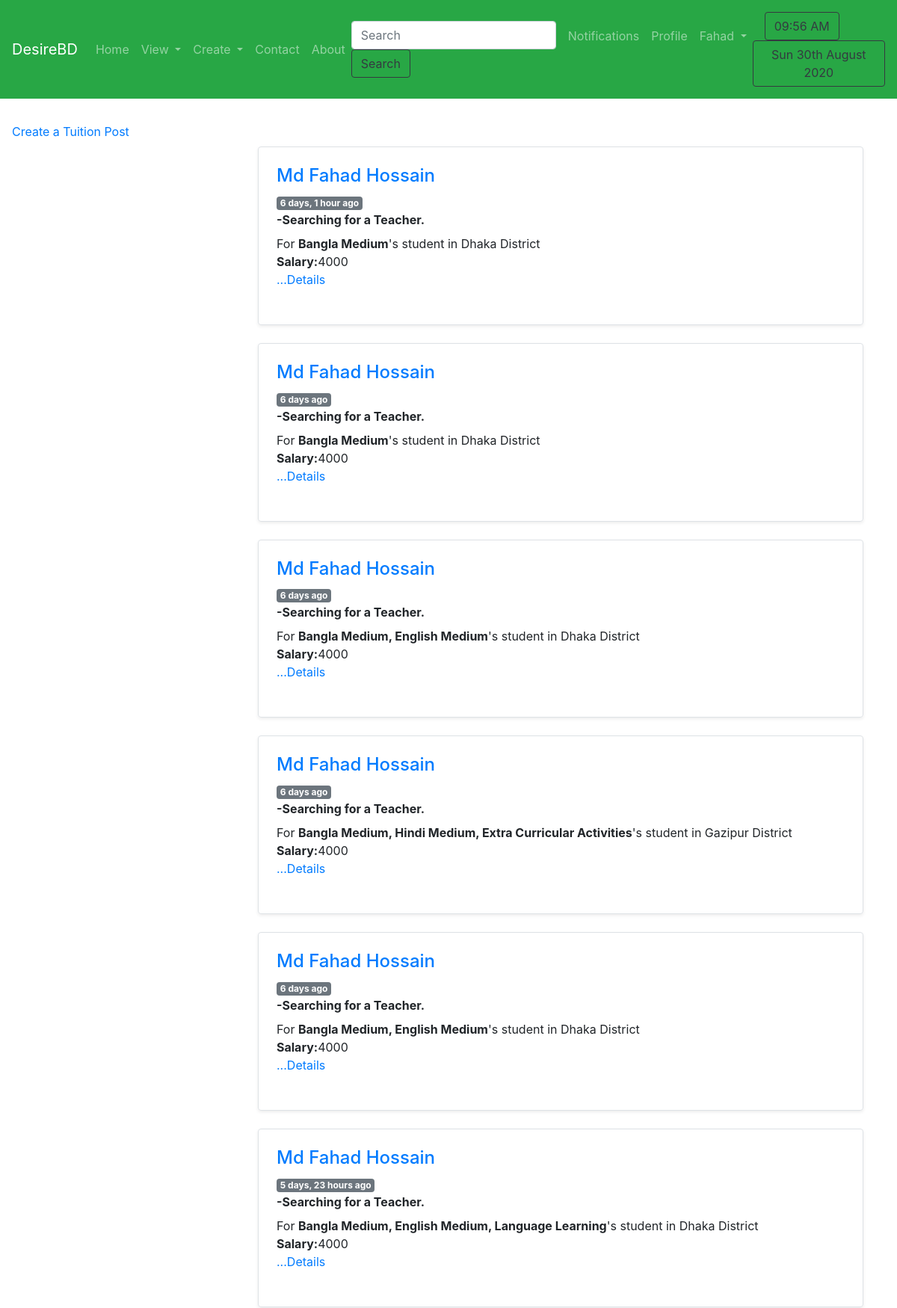
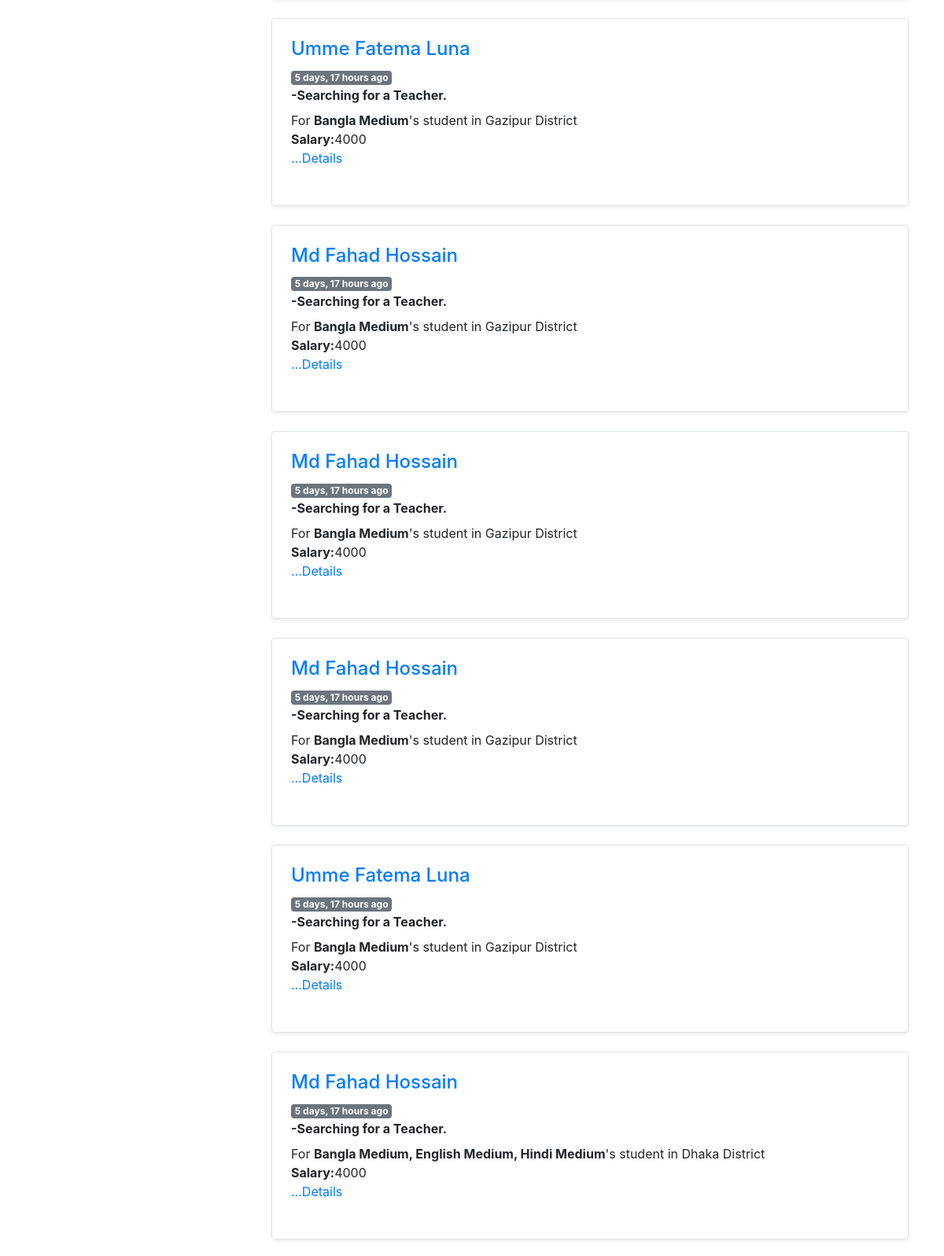
Page /posts/viewpost/ (signed in, upper part) on the committed database (2 pictures, top to bottom).
### posts/models.py (models this page shows, shortened)
class TuitionPost(models.Model):
    Choice_Medium = (
        ('Bangla_Medium', 'Bangla Medium'),
        ('English_Medium', 'English Medium'),
        ('Arabic_Medium', 'Arabic Medium'),
        ('Hindi_Medium', 'Hindi Medium'),
        ('Sports_Section', 'Sports Section'),
        ('Singing_Section', 'Singing Section'),
        ('Dance_Section', 'Dance Section'),
        ('Extra Curricular Activities', 'Extra Curricular Activities'),
        ('Language Learning', 'Language Learning'),
        ('Computer Learning', 'Computer Learning'),
    )
    Choice_Approach = (
        ('Online_Help', 'Online Help'),
        ('Phone_Help', 'Phone Help'),
        ('Provide_Hand_Notes', 'Provide Hand_Notes'),
        ('Video_Tutorials', 'Video Tutorials'),
    )
    Choice_style = (
        ('Group_Tuition', 'Group Tuition'),
        ('Private_Tuition', 'Private Tuition'),
    )
    Choice_Place = (
        ('Class_Rooms', 'Class Rooms'),
        ('Coaching_Center', 'Coaching Center'),
        ('Home_Visit', 'Home Visit'),
    )
    district = models.ForeignKey(District, on_delete=models.SET_NULL, null=True, related_name='district_set')
    preferedPlace = models.ManyToManyField(SubDistrict, related_name='place_set')
    style = MultiSelectField(choices=Choice_style, max_choices=3, max_length=100)
    place = MultiSelectField(choices=Choice_Place, max_choices=3, max_length=100)
    approach = MultiSelectField(choices=Choice_Approach,max_choices=3, max_length=100)
    medium = MultiSelectField(choices=Choice_Medium,max_choices=3, max_length=100)
    sno = models.AutoField(primary_key=True)
    subject = models.ManyToManyField(Subject, related_name='subject_set')
    class_in = models.ManyToManyField(Classes, related_name='classes_set')
    salary = models.CharField(max_length=100)
    days=models.CharField(max_length=100)
    time_available = models.CharField(max_length=200)
    content = models.TextField()
    author = models.ForeignKey(User, on_delete=models.CASCADE)
    views = models.ManyToManyField(User, related_name='post_view')
    likes = models.ManyToManyField(User,related_name='tuition_post')
    timeStamp = models.DateTimeField(default=now)

### person/models.py (models this page shows)
class District(models.Model):
    name = models.CharField(max_length=150)
    def __str__(self):
        return self.name

### posts/views.py (the view)
# urls.py: path('viewpost/', views.viewpost, name='viewpost'),
def viewpost(request):
    posts = TuitionPost.objects.all()
    params = {
        'posts': posts
    }
    return render(request, 'posts/viewpost.html', params)

### templates/posts/viewpost.html (shortened to what this page needs)
{% extends 'basic.html' %}
{% load humanize %}
{% block body %}
{% load crispy_forms_tags %}
{% load static %}
{% if user.is_authenticated %}
<div class="sidenav">
    <a class="nav-link" href="/posts/createpost/">Create a Tuition Post</a>
</div>
<div class="col-md-9 offset-md-3">
<div class="container">
    {% for post in posts %}
    <div class="col-md-12 ">
        <div class="row bg-succes no-gutters border rounded overflow-hidden flex-md-row mb-4 shadow-sm h-md-250 position-relative">
            <div class="col  p-4 d-flex flex-column position-static">
                <strong class="d-inline-block mb-2 ">
                    <div>
                    <a href="/profile/otherprofile/{{post.author.username}}">
                        <h4>{{post.author.first_name}} {{post.author.last_name}}</h4>
                    </a>
                    <span class="badge badge-secondary">
                        {{post.timeStamp|naturaltime}}</span>
                </div>
                 -Searching for a Teacher.
                </strong>
                <div class="preview">
                For <b>{{post.medium}}</b>'s student
                   in {{post.district}} District
                <br>
                <b>Salary:</b>{{post.salary}}
                <br>
                    <p class="card-text mb-auto"> <a href="/posts/{{post.sno}}/"
                            class="stretched-link">...Details</a></p>
                    <br>
                </div>
            </div>
        </div>
    </div>
    {% endfor %}
</div>
</div>
{% else %}
<div class="mt-3">
    <h3>Please Login to see posts </h3>
</div>
{% endif %}
{% endblock %}

### templates/basic.html (shortened to what this page needs)
<!doctype html>
<html lang="en">
<head>
  <link rel="stylesheet" href="https://stackpath.bootstrapcdn.com/bootstrap/4.2.1/css/bootstrap.min.css"
>
  {% load notifications_tags %}
  {% load static %}
</head>
<body>
  <nav class="navbar navbar-expand-lg navbar-dark bg-success">
    <a class="navbar-brand" href="/profile/">DesireBD</a>
    <div class="collapse navbar-collapse" id="navbarSupportedContent">
      <ul class="navbar-nav mr-auto">
        <li class="nav-item {% block blogactive %}
      {% endblock blogactive %} ">
          <a class="nav-link" href="/profile/">Home</a>
        </li>
        <li class="nav-item dropdown">
          <a class="nav-link dropdown-toggle" href="#" id="navbarDropdown" role="button" data-toggle="dropdown"
            aria-haspopup="true" aria-expanded="false">
            View
          </a>
        </li>
        <li class="nav-item dropdown">
          <a class="nav-link dropdown-toggle" href="#" id="navbarDropdown" role="button" data-toggle="dropdown"
            aria-haspopup="true" aria-expanded="false">
            Create
          </a>
        </li>
        <li class="nav-item  {% block contactactive %}
      {% endblock contactactive %}">
          <a class="nav-link" href="/profile/contact/">Contact</a>
        </li>
        <li class="nav-item  {% block aboutactive %}
      {% endblock aboutactive %}">
          <a class="nav-link" href="/profile/about_us/">About</a>
        </li>
      </ul>
      <ul class="navbar-nav ml-auto">
        {% if user.is_authenticated %}
        <form method="GET" action="/posts/search/" class="form-inline my-2 my-lg-0">
          <input class="form-control mr-sm-2 " type="search" placeholder="Search" aria-label="Search" name="q"
            id="search" >
          <button class="btn btn-outline-dark my-2 my-sm-0" type="submit"  value="{{ query|escape }}">Search</button>
        </form>
        <li class="nav-item {% block notifications %}
      {% endblock notifications %} ">
          <a class="nav-link" href="/profile/notification/">
            Notifications
          </a>
        </li>
        <li class="nav-item {% block userprofile %}
      {% endblock userprofile %} ">
          <a class="nav-link" href="/profile/userprofile/">Profile</a>
        </li>
        <li class="nav-item dropdown">
          <a class="nav-link dropdown-toggle" href="#" id="navbarDropdown" role="button" data-toggle="dropdown"
            aria-haspopup="true" aria-expanded="false">
            {{request.user}}
          </a>
        </li>
      </ul>
      {% endif %}
    </div>
    <div class="nav-item my-2">
      <div class="btn btn-outline-dark my-2 my-sm-0 mx-3"> {% now "h:i A" as current_time %}
        {{ current_time|center:"150"  }}
      </div>
      <div class="btn btn-outline-dark my-2 my-sm-0 ml-auto"> {% now "D jS F Y" %}
      </div>
    </div>
  </nav>
  <br>
  {% block body %} {% endblock %}
</body>
</html>

### rows in the picture
TuitionPost: author.first_name "Md Fahad", author.last_name "Hossain", timeStamp "6 days, 1 hour ago", medium "Bangla Medium", district "Dhaka", salary "4000"
TuitionPost: author.first_name "Md Fahad", author.last_name "Hossain", timeStamp "6 days ago", medium "Bangla Medium", district "Dhaka", salary "4000"
TuitionPost: author.first_name "Md Fahad", author.last_name "Hossain", timeStamp "6 days ago", medium "Bangla Medium, English Medium", district "Dhaka", salary "4000"
TuitionPost: author.first_name "Md Fahad", author.last_name "Hossain", timeStamp "6 days ago", medium "Bangla Medium, Hindi Medium, Extra Curricular Activities", district "Gazipur", salary "4000"
TuitionPost: author.first_name "Md Fahad", author.last_name "Hossain", timeStamp "6 days ago", medium "Bangla Medium, English Medium", district "Dhaka", salary "4000"
TuitionPost: author.first_name "Md Fahad", author.last_name "Hossain", timeStamp "5 days, 23 hours ago", medium "Bangla Medium, English Medium, Language Learning", district "Dhaka", salary "4000"
TuitionPost: author.first_name "Umme Fatema", author.last_name "Luna", timeStamp "5 days, 17 hours ago", medium "Bangla Medium", district "Gazipur", salary "4000"
TuitionPost: author.first_name "Md Fahad", author.last_name "Hossain", timeStamp "5 days, 17 hours ago", medium "Bangla Medium", district "Gazipur", salary "4000"
TuitionPost: author.first_name "Md Fahad", author.last_name "Hossain", timeStamp "5 days, 17 hours ago", medium "Bangla Medium", district "Gazipur", salary "4000"
TuitionPost: author.first_name "Md Fahad", author.last_name "Hossain", timeStamp "5 days, 17 hours ago", medium "Bangla Medium", district "Gazipur", salary "4000"
TuitionPost: author.first_name "Umme Fatema", author.last_name "Luna", timeStamp "5 days, 17 hours ago", medium "Bangla Medium", district "Gazipur", salary "4000"
TuitionPost: author.first_name "Md Fahad", author.last_name "Hossain", timeStamp "5 days, 17 hours ago", medium "Bangla Medium, English Medium, Hindi Medium", district "Dhaka", salary "4000"

### other values in the picture
{{ request.user }} "Fahad"
{{ current_time|center:"150" }} "09:56 AM"
